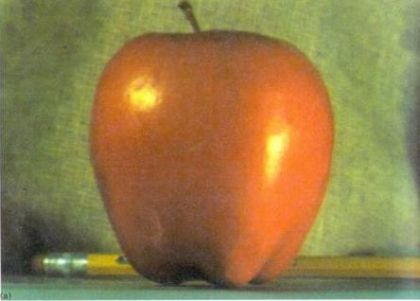
%> input picture code/impyr/apple1.jpg, 420 x 301 px
$ octave --eval "result = my_sift(imread('impyr/apple1.jpg'));"   (GNU Octave 9; MATLAB toolbox functions it lacks are replaced by stand-ins)
%> lines starting %> are read from the running program, lines starting %| are printed output that depends on the picture
### code/utils/propval.m
function [merged unused] = propval(propvals, defaults, varargin)

% Create a structure combining property-value pairs with default values.
%
% [MERGED UNUSED] = PROPVAL(PROPVALS, DEFAULTS, ...)
%
% Given a cell array or structure of property-value pairs
% (i.e. from VARARGIN or a structure of parameters), PROPVAL will
% merge the user specified values with those specified in the
% DEFAULTS structure and return the result in the structure
% MERGED.  Any user specified values that were not listed in
% DEFAULTS are output as property-value arguments in the cell array
% UNUSED.  STRICT is disabled in this mode.
%
% ALTERNATIVE USAGE:
%
% [ ARGS ] = PROPVAL(PROPVALS, DEFAULTS, ...)
%
% In this case, propval will assume that no user specified
% properties are meant to be "picked up" and STRICT mode will be enforced.
%
% ARGUMENTS:
%
% PROPVALS - Either a cell array of property-value pairs
%   (i.e. {'Property', Value, ...}) or a structure of equivalent form
%   (i.e. struct.Property = Value), to be merged with the values in
%   DEFAULTS.
%
% DEFAULTS - A structure where field names correspond to the
%   default value for any properties in PROPVALS.
%
% OPTIONAL ARGUMENTS:
%
% STRICT (default = true) - Use strict guidelines when processing
%   the property value pairs.  This will warn the user if an empty
%   DEFAULTS structure is passed in or if there are properties in
%   PROPVALS for which no default was provided.
%
% EXAMPLES:
%
% Simple function with two optional numerical parameters:
%
% function [result] = myfunc(data, varargin)
%
%   defaults.X = 5;
%   defaults.Y = 10;
%
%   args = propvals(varargin, defaults)
%
%   data = data * Y / X;
%
% >> myfunc(data)
%    This will run myfunc with X=5, Y=10 on the variable 'data'.
%
% >> myfunc(data, 'X', 0)
%    This will run myfunc with X=0, Y=10 (thus giving a
%    divide-by-zero error)
%
% >> myfunc(data, 'foo', 'bar') will run myfunc with X=5, Y=10, and
%    PROPVAL will give a warning that 'foo' has no default value,
%    since STRICT is true by default.
%

% Author: David Weiss
% License:
%=====================================================================
%
% This is part of the Princeton MVPA toolbox, released under
% the GPL. See http://www.csbmb.princeton.edu/mvpa for more
% information.
%
% The Princeton MVPA toolbox is available free and
% unsupported to those who might find it useful. We do not
% take any responsibility whatsoever for any problems that
% you have related to the use of the MVPA toolbox.
%
% ======================================================================

% Backwards compatibility
pvdef.ignore_missing_default = false;
pvdef.ignore_empty_defaults = false;

% check for the number of outputs
if nargout == 2
  pvdef.strict = false;
else
  pvdef.strict = true;
end

pvargs = pvdef;

% Recursively process the propval optional arguments (possible
% because we only recurse if optional parameters are given)
if ~isempty(varargin)
  pvargs = propval(varargin, pvdef);
end

% NOTE: Backwards compatibility with previous version of propval
if pvargs.ignore_missing_default | pvargs.ignore_empty_defaults
  pvargs.strict = false;
end

% check for a single cell argument; assume propvals is that argument
if iscell(propvals) && numel(propvals) == 1
  propvals = propvals{1};
end

% check for valid inputs
if ~iscell(propvals) & ~isstruct(propvals)
  error('Property-value pairs must be a cell array or a structure.');
end

if ~isstruct(defaults) & ~isempty(defaults)
  error('Defaults struct must be a structure.');
end

% check for empty defaults structure
if isempty(defaults)
  if pvargs.strict & ~pvargs.ignore_missing_default
   error('Empty defaults structure passed to propval.');
  end
  defaults = struct();
end

defaultnames = fieldnames(defaults);
defaultvalues = struct2cell(defaults);

% prepare the defaults structure, but also prepare casechecking
% structure with all case stripped
defaults = struct();
casecheck = struct();

for i = 1:numel(defaultnames)
  defaults.(defaultnames{i}) = defaultvalues{i};
  casecheck.(lower(defaultnames{i})) = defaultvalues{i};
end

% merged starts with the default values
merged = defaults;
unused = {};
used = struct();

properties = [];
values = [];

% To extract property value pairs, we use different methods
% depending on how they were passed in
if isstruct(propvals)
  properties = fieldnames(propvals);
  values = struct2cell(propvals);
else
  properties = { propvals{1:2:end} };
%> properties = {}
  values = { propvals{2:2:end} };
%> values = {}
end

if numel(properties) ~= numel(values)
  error(sprintf('Found %g properties but only %g values.', numel(properties), ...
                numel(values)));
end

% merge new properties with defaults
for i = 1:numel(properties)

  if ~ischar(properties{i})
    error(sprintf('Property %g is not a string.', i));
  end

  % convert property names to lower case
  properties{i} = properties{i};

  % check for multiple usage
  if isfield(used, properties{i})
    error(sprintf('Property %s is defined more than once.\n', ...
                  properties{i}));
  end

  % Check for case errors
  if isfield(casecheck, lower(properties{i})) & ...
    ~isfield(merged, properties{i})
    error(['Property ''%s'' is equal to a default property except ' ...
           'for case.'], properties{i});
  end

  % Merge with defaults
  if isfield(merged, properties{i})
    merged.(properties{i}) = values{i};
  else
    % add to unused property value pairs
    unused{end+1} = properties{i};
    unused{end+1} = values{i};

    % add to defaults, just in case, if the user isn't picking up "unused"
    if (nargout == 1 & ~pvargs.strict)
      merged.(properties{i}) = values{i};
    end

    if pvargs.strict
      error('Property ''%s'' has no default value.', properties{i});
    end

  end

  % mark as used
  used.(properties{i}) = true;
end
%> after the loop, merged = {peak_thresh 0, edge_thresh 10, visual false, num_desc 0}; unused = {}

### code/my_sift.m
function [frame, desc] = my_sift(im, varargin)
% [frame, desc] = MY_SIFT(im, varargin)
% peak_thresh   - obtaining fewer features as peak_thresh is increased.
% edge_thresh   - obtaining more features as edge_thresh is increased
% frame         - center f(1:2), scale f(3) and orientation f(4)
defaults.peak_thresh = 0;
defaults.edge_thresh = 10;
defaults.visual = false;
defaults.num_desc = 0;
options = propval(varargin, defaults);
%> options has the same summary as merged in propval

% make gray
if size(im,3) > 1, img = rgb2gray(im) ; else img = im ; end
%> after `img = rgb2gray(im)`:
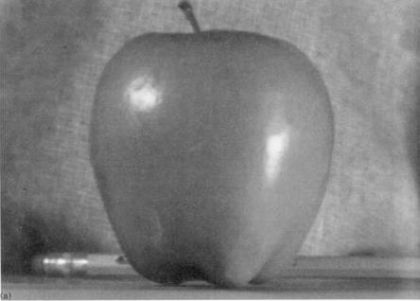
%> img: size 301x420 uint8; min 20, max 250, mean 125.1

% make single
img = single(img);
%> img: size 301x420 single
% img = vl_imsmooth(single(img),0.1);

% use vl_sift
%> (the run ends here)

$ run again, on code/impyr/blend.jpg
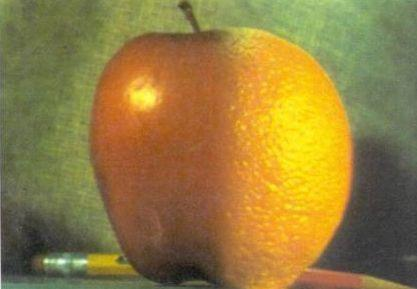
%> input picture code/impyr/blend.jpg, 417 x 289 px
%> properties = {}
%> after the loop in propval, `for i = 1:numel(properties)`: merged = {peak_thresh 0, edge_thresh 10, visual false, num_desc 0}; unused = {}
%> options has the same summary as merged in propval
%> in my_sift, `img = rgb2gray(im)`:
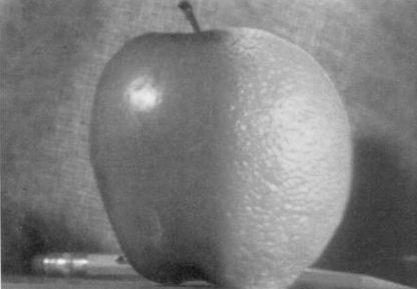
%> img: size 289x417 uint8; min 19, max 244, mean 124.3

$ run again, on code/impyr/orange1.jpg
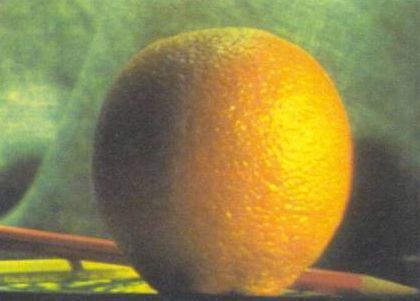
%> input picture code/impyr/orange1.jpg, 420 x 301 px
%> properties = {}
%> after the loop in propval, `for i = 1:numel(properties)`: merged = {peak_thresh 0, edge_thresh 10, visual false, num_desc 0}; unused = {}
%> options has the same summary as merged in propval
%> in my_sift, `img = rgb2gray(im)`:
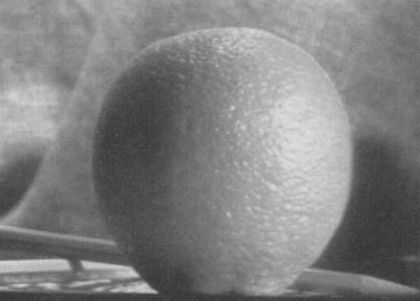
%> img: size 301x420 uint8; min 51, max 222, mean 128.2
